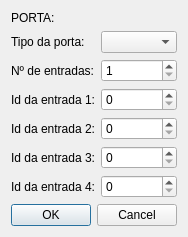
<?xml version="1.0" encoding="UTF-8"?>
<ui version="4.0">
 <class>ModificarPorta</class>
 <widget class="QDialog" name="ModificarPorta">
  <property name="geometry">
   <rect>
    <x>0</x>
    <y>0</y>
    <width>174</width>
    <height>225</height>
   </rect>
  </property>
  <property name="windowTitle">
   <string>Dialog</string>
  </property>
  <layout class="QVBoxLayout" name="verticalLayout">
   <item>
    <layout class="QGridLayout" name="gridLayout">
     <item row="0" column="0">
      <widget class="QLabel" name="labelPorta">
       <property name="text">
        <string>PORTA:</string>
       </property>
      </widget>
     </item>
     <item row="0" column="1">
      <widget class="QLabel" name="labelIdPorta">
       <property name="text">
        <string/>
       </property>
      </widget>
     </item>
     <item row="1" column="0">
      <widget class="QLabel" name="labelTipoPorta">
       <property name="text">
        <string>Tipo da porta:</string>
       </property>
      </widget>
     </item>
     <item row="1" column="1">
      <widget class="QComboBox" name="comboTipoPorta"/>
     </item>
     <item row="2" column="0">
      <widget class="QLabel" name="labelNumInputs">
       <property name="text">
        <string>Nº de entradas:</string>
       </property>
      </widget>
     </item>
     <item row="2" column="1">
      <widget class="QSpinBox" name="spinNumInputs">
       <property name="minimum">
        <number>1</number>
       </property>
       <property name="maximum">
        <number>4</number>
       </property>
      </widget>
     </item>
     <item row="3" column="0">
      <widget class="QLabel" name="labelInput1">
       <property name="text">
        <string>Id da entrada 1:</string>
       </property>
      </widget>
     </item>
     <item row="3" column="1">
      <widget class="QSpinBox" name="spinInput1"/>
     </item>
     <item row="4" column="0">
      <widget class="QLabel" name="labelInput2">
       <property name="text">
        <string>Id da entrada 2:</string>
       </property>
      </widget>
     </item>
     <item row="4" column="1">
      <widget class="QSpinBox" name="spinInput2"/>
     </item>
     <item row="5" column="0">
      <widget class="QLabel" name="labelInput3">
       <property name="text">
        <string>Id da entrada 3:</string>
       </property>
      </widget>
     </item>
     <item row="5" column="1">
      <widget class="QSpinBox" name="spinInput3"/>
     </item>
     <item row="6" column="0">
      <widget class="QLabel" name="labelInput4">
       <property name="text">
        <string>Id da entrada 4:</string>
       </property>
      </widget>
     </item>
     <item row="6" column="1">
      <widget class="QSpinBox" name="spinInput4"/>
     </item>
    </layout>
   </item>
   <item>
    <widget class="QDialogButtonBox" name="buttonBox">
     <property name="orientation">
      <enum>Qt::Horizontal</enum>
     </property>
     <property name="standardButtons">
      <set>QDialogButtonBox::Cancel|QDialogButtonBox::Ok</set>
     </property>
     <property name="centerButtons">
      <bool>true</bool>
     </property>
    </widget>
   </item>
  </layout>
 </widget>
 <resources/>
 <connections>
  <connection>
   <sender>buttonBox</sender>
   <signal>accepted()</signal>
   <receiver>ModificarPorta</receiver>
   <slot>accept()</slot>
   <hints>
    <hint type="sourcelabel">
     <x>248</x>
     <y>254</y>
    </hint>
    <hint type="destinationlabel">
     <x>157</x>
     <y>274</y>
    </hint>
   </hints>
  </connection>
  <connection>
   <sender>buttonBox</sender>
   <signal>rejected()</signal>
   <receiver>ModificarPorta</receiver>
   <slot>reject()</slot>
   <hints>
    <hint type="sourcelabel">
     <x>316</x>
     <y>260</y>
    </hint>
    <hint type="destinationlabel">
     <x>286</x>
     <y>274</y>
    </hint>
   </hints>
  </connection>
 </connections>
</ui>
